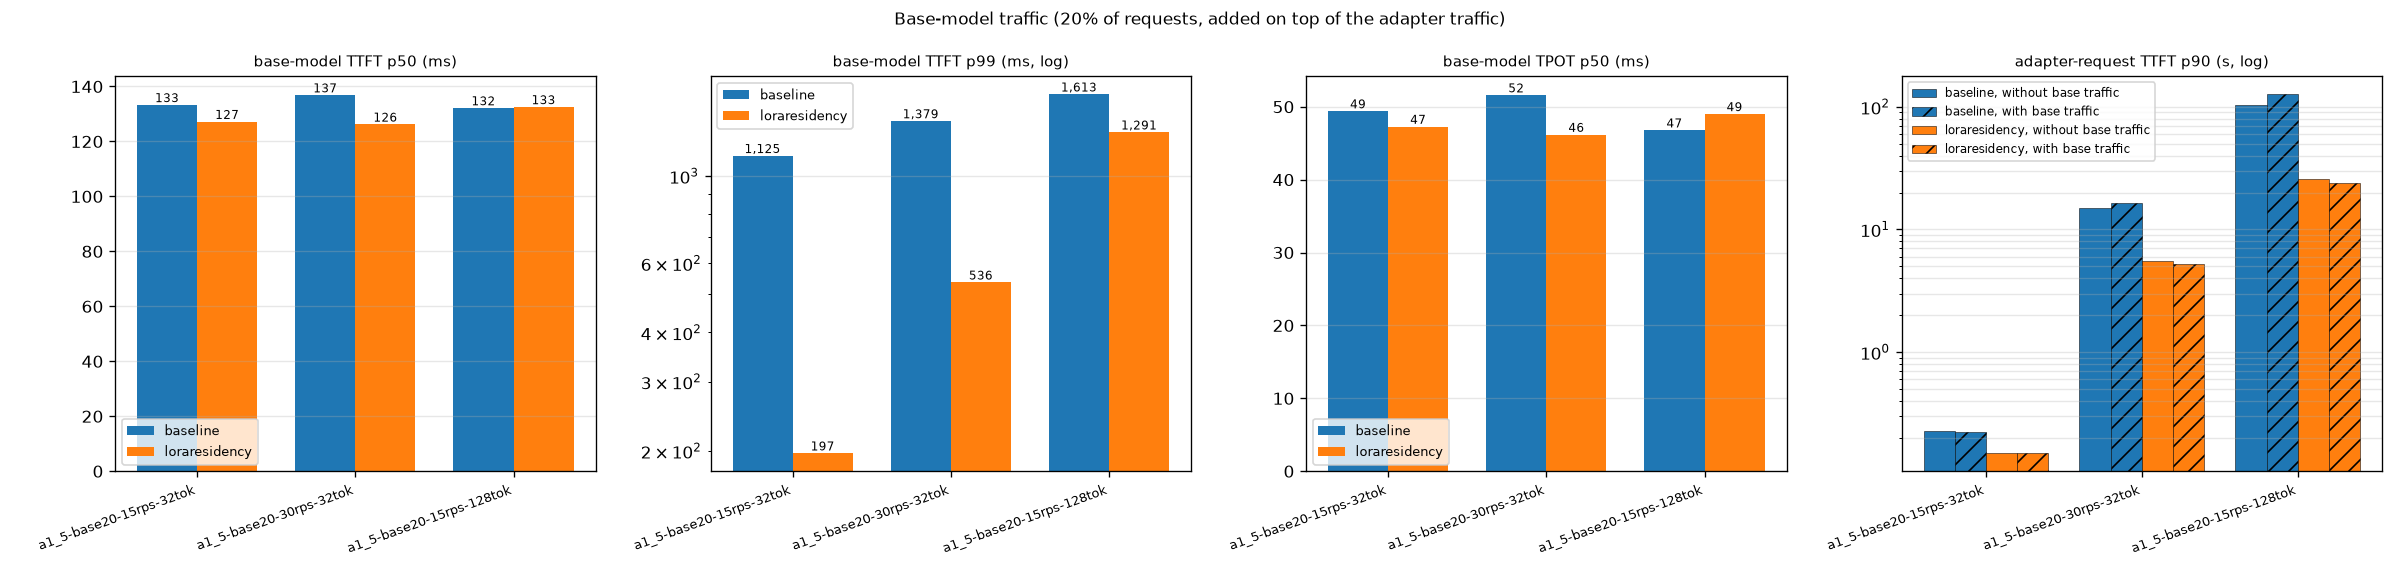

Source code (Python):
# Base-model traffic: latency of the 20% base-model requests per arm, whether adding them changed the
# adapter requests (against the same cell without base traffic), and how each arm spread them over pods.
import numpy as np, pandas as pd
import matplotlib; matplotlib.use("Agg"); import matplotlib.pyplot as plt
ROOT = "/Users/kalantar/projects/go.workspace/src/github.com/kalantar-msb/lora-2"; OUT = f"{ROOT}/workspace/runs/l2-9/results_charts"
ns = {}; exec(open(f"{OUT}/analysis.py").read().split("C = {a: cells(a) for a in arms}")[0], ns)
arms, cells, load_cell, pct, COL, TAG, BM = (ns[k] for k in ("arms", "cells", "load_cell", "pct", "COL", "TAG", "BASE_MODEL"))
PAIRS = [(f"granite-1_5-27a-base20.workload-{c}", f"granite-1_5-27adapter.workload-{c}") for c in ("15-32", "30-32", "15-128")]
def stats(t):
    return dict(n=len(t), ttft_p50=t.ttft_ms.median(), ttft_p90=pct(t.ttft_ms, 90), ttft_p99=pct(t.ttft_ms, 99), under1=100 * (t.ttft_ms < 1000).mean(),
                tpot_p50=t.tpot_ms.median(), tpot_p90=t.tpot_ms.quantile(.9), e2e_mean=t.e2e_ms.mean(), e2e_p99=pct(t.e2e_ms, 99))
rows, pods = [], []
for wb, w0 in PAIRS:
    for a in arms:
        d = load_cell(cells(a)[wb][0]); t = d["tr"][d["tr"].status == "ok"]; met = d["met"]
        t0 = load_cell(cells(a)[w0][0])["tr"]; t0 = t0[t0.status == "ok"]
        base, lora = t[t.adapter == BM], t[t.adapter != BM]
        rows += [dict(cell=TAG.get(wb), arm=a, requests="base model", **stats(base)),
                 dict(cell=TAG.get(wb), arm=a, requests="adapters (with base traffic)", **stats(lora)),
                 dict(cell=TAG.get(wb), arm=a, requests="adapters (same cell, no base traffic)", **stats(t0))]
        g = t.groupby("pod")
        for p in t.pod.dropna().unique():
            b = base[base.pod == p]
            pods.append(dict(cell=TAG.get(wb), arm=a, pod=p, base_share=100 * len(b) / len(base), adapter_share=100 * (lora.pod == p).mean(),
                             adapters_served=lora[lora.pod == p].adapter.nunique(), running_mean=met[met.pod == p].running.mean(),
                             base_ttft_p99=pct(b.ttft_ms, 99), base_tpot_p50=b.tpot_ms.median()))
S = pd.DataFrame(rows); P = pd.DataFrame(pods).sort_values(["cell", "arm", "adapter_share"], ascending=[True, True, False])
S.to_csv(f"{OUT}/base_traffic_summary.csv", index=False); P.to_csv(f"{OUT}/base_traffic_by_pod.csv", index=False)
pd.set_option("display.width", 250); f = lambda x: f"{x:,.1f}"
print("=== Latency (ms) ===\n" + S.to_string(index=False, float_format=f))
print("\n=== Base-model requests by pod (shares in %) ===\n" + P.to_string(index=False, float_format=f))
# chart: base-model latency per arm, and adapter TTFT p90 with/without base traffic
cellnames = S.cell.unique(); xs = np.arange(len(cellnames)); w = 0.38
fig, axes = plt.subplots(1, 4, figsize=(20, 4.8))
for ax, (m, lab, log) in zip(axes[:3], (("ttft_p50", "base-model TTFT p50 (ms)", False), ("ttft_p99", "base-model TTFT p99 (ms, log)", True), ("tpot_p50", "base-model TPOT p50 (ms)", False))):
    for i, a in enumerate(arms):
        v = [S[(S.cell == c) & (S.arm == a) & (S.requests == "base model")][m].iloc[0] for c in cellnames]
        bars = ax.bar(xs + i * w, v, w, color=COL.get(a), label=a)
        for b, y in zip(bars, v): ax.text(b.get_x() + b.get_width() / 2, y, f"{y:,.0f}", ha="center", va="bottom", fontsize=7)
    ax.set_xticks(xs + w / 2); ax.set_xticklabels(cellnames, rotation=20, ha="right", fontsize=8); ax.set_title(lab, fontsize=9); ax.grid(axis="y", alpha=.3); ax.legend(fontsize=8)
    if log: ax.set_yscale("log")
ax = axes[3]; ww = 0.2
for i, a in enumerate(arms):
    for j, (req, hatch) in enumerate((("adapters (same cell, no base traffic)", ""), ("adapters (with base traffic)", "//"))):
        v = [S[(S.cell == c) & (S.arm == a) & (S.requests == req)].ttft_p90.iloc[0] / 1e3 for c in cellnames]
        ax.bar(xs + (2 * i + j) * ww, v, ww, color=COL.get(a), hatch=hatch, edgecolor="k", lw=.3, label=f"{a}, {'with' if j else 'without'} base traffic")
ax.set_yscale("log"); ax.set_xticks(xs + 1.5 * ww); ax.set_xticklabels(cellnames, rotation=20, ha="right", fontsize=8); ax.set_title("adapter-request TTFT p90 (s, log)", fontsize=9); ax.grid(axis="y", alpha=.3, which="both"); ax.legend(fontsize=7)
fig.suptitle("Base-model traffic (20% of requests, added on top of the adapter traffic)", fontsize=10)
fig.tight_layout(); p = f"{OUT}/base_traffic.png"; fig.savefig(p, dpi=120); plt.close(fig); print("\nSaved:", p)
